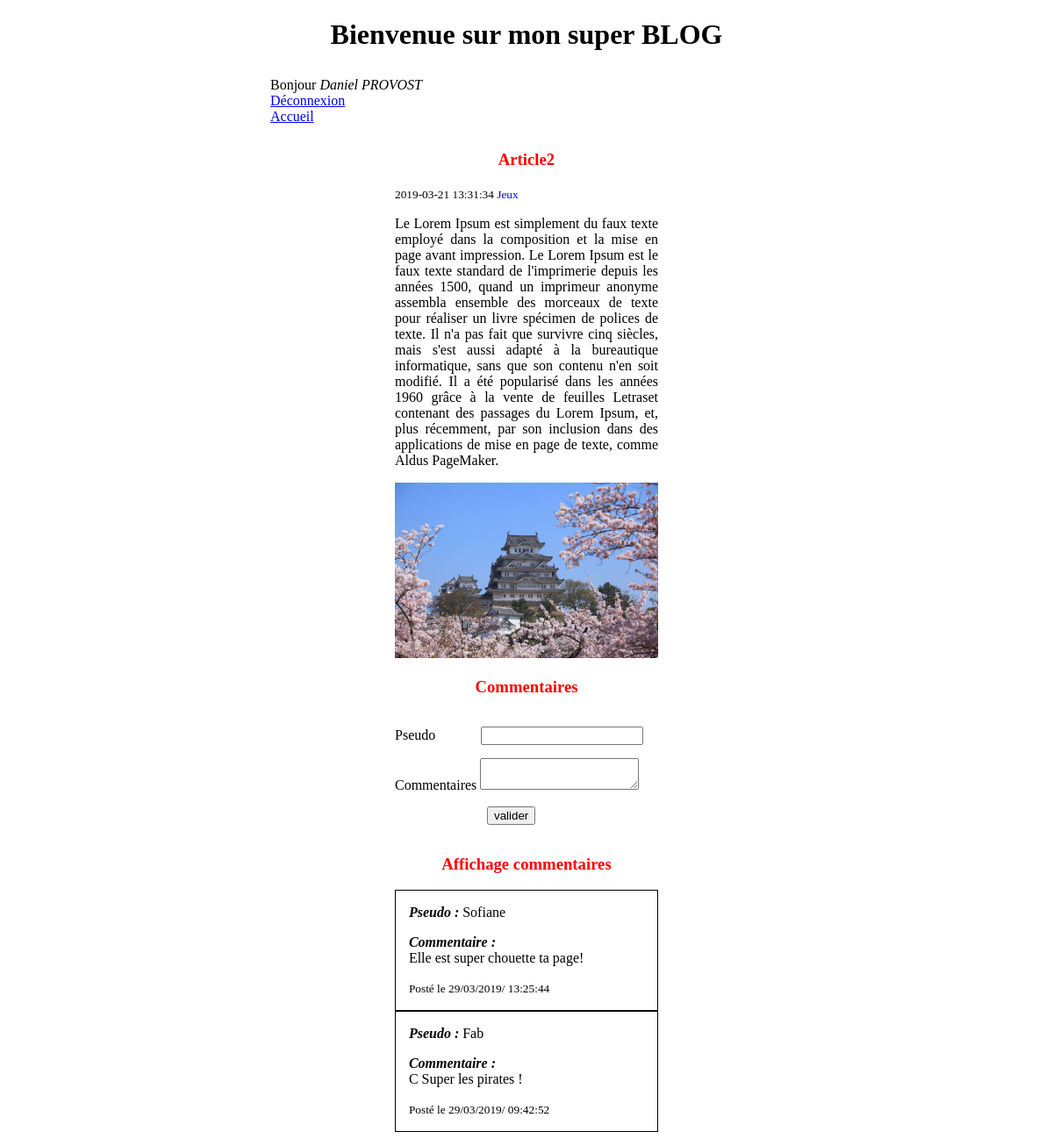
/index.php?p=post&postId=2 (signed in), run on the app's committed database.
### tables this page shows
CREATE TABLE IF NOT EXISTS `post` (
  `Id` int(11) NOT NULL AUTO_INCREMENT,
  `Title` varchar(255) NOT NULL,
  `CreatedAt` datetime NOT NULL DEFAULT CURRENT_TIMESTAMP,
  `Content` text NOT NULL,
  `Image` varchar(255) NOT NULL,
  `Category` int(11) NOT NULL,
  PRIMARY KEY (`Id`),
  KEY `Category` (`Category`)
);

CREATE TABLE IF NOT EXISTS `category` (
  `Id` int(11) NOT NULL AUTO_INCREMENT,
  `Name` varchar(255) NOT NULL,
  PRIMARY KEY (`Id`)
);

CREATE TABLE IF NOT EXISTS `comment` (
  `Id` int(11) NOT NULL AUTO_INCREMENT,
  `Nickname` varchar(255) NOT NULL,
  `CreatedAt` datetime NOT NULL DEFAULT CURRENT_TIMESTAMP,
  `Content` text NOT NULL,
  `PostId` int(11) NOT NULL,
  PRIMARY KEY (`Id`),
  KEY `PostId` (`PostId`)
);

### class/PostController.php (called while the page is built, shortened)
<?php
class PostController{
	public function index($id){
	$postmodel1 = new PostModel;
	$post = $postmodel1->getOnePost($id);
	$commentModel = new CommentModel();
	$comments = $commentModel->getCommentsByPostId($id);
	include 'views/layout.phtml';
	}
}

### class/AbstractModel.php (called while the page is built, shortened)
<?php
abstract class AbstractModel{
	function __construct(){
		$this->db = new Database();
	}
}

### class/PostModel.php (called while the page is built, shortened)
<?php
class PostModel extends AbstractModel{
public function getOnePost($id){
	$sql = 'SELECT post.Id,Title,Content,Image,CreatedAt,Name,Category FROM post INNER JOIN category ON post.Category = category.Id WHERE post.Id=?';
	return $this->db->queryOne($sql,[$id]);
}
}

### class/Database.php (called while the page is built, shortened)
<?php
class Database{
function getPDOConnection(){
	$pdo = new PDO('mysql:host='.self::DB_HOST.';dbname='.self::DB_NAME,self::DB_USER,self::DB_PASSWORD,[PDO::ATTR_ERRMODE => PDO::ERRMODE_EXCEPTION,PDO::ATTR_DEFAULT_FETCH_MODE=>PDO::FETCH_ASSOC]);
	$pdo ->exec('SET NAMES UTF8');
	return $pdo;
}
function executeQuery($sql,array $params=[]){
	$pdo = $this->getPDOConnection();
	$query=$pdo->prepare($sql);
	$query->execute($params);
	return $query;
}
function queryAll($sql,array $params=[]){
	$query = $this->executeQuery($sql,$params);
	return $query -> fetchAll();
}
function queryOne($sql,array $params=[]){
	$query = $this->executeQuery($sql,$params);
	return $query -> fetch();
}
}

### class/CommentModel.php (called while the page is built, shortened)
<?php
class CommentModel extends AbstractModel{
function getCommentsByPostId($id){
$sql = 'SELECT Nickname,CreatedAt,PostId,Content FROM comment WHERE postId=? ORDER BY CreatedAt DESC';
return $this->db->queryAll($sql,[$id]);
}
}

### views/article.phtml (the view, shortened to what this page needs)
<ul>
	<li>
		<article>
			<h3>
				<?php echo $post['Title']; ?>
			</h3>
			<small>
				<?php	echo $post['CreatedAt']; ?>
			</small>
			<small class='blue'>
				<?php	echo $post['Name']; ?>
			</small>
			<p>
				<?php	echo $post['Content']; ?>
			</p>
			<?php if(!empty($post['Image'])){ ?>
			<img src='image/
				<?php  echo $post['Image']; ?>' alt=''/>
			<?php } ?>
		</article>
	</li>
</ul>
<div id='form'>
	<h3>Commentaires</h3>
	<form method='POST' action ='index.php?p=addComment&postId=<?= $id ;?>'>
	<label for='nickname'>Pseudo</label>
	<input type='text' name='nickname' Id='nickname'>
	<label for='content'>Commentaires</label>
	<textarea id='content' name='content'></textarea>
	<input type='submit' value='valider'>
	</form>
	<h3>Affichage commentaires</h3>
		<p>
		<?php foreach($comments as $comment){ ?>
		<div id='form1'>
		<p><em><strong>Pseudo :</em></strong>
			<?php	echo $comment['Nickname']; ?>
		</p>
		<p><em><strong>Commentaire :</em></br></strong>
			<?php	echo $comment['Content']; ?>
		</p>
		<small>
				<p>Posté le <?= (new DateTime($comment['CreatedAt']))->format('d/m/Y/ H:i:s'); ?>
		</small></br>
		</div>
		<?php } ?>
		</p>
</div>

### views/main.css (style rules this page uses)
html { width:600px; height:auto; margin:0 auto; }
ul { padding:0; }
h1, h2, h3 { text-align:center; }
li { list-style-type:none; }
h3 { color:red; }
p { width:300px; text-align:justify; }
article { width:300px; margin:0 auto; }
article img { width:300px; height:200px; }
.blue { color:blue; }
#form { width:300px; margin:0 auto; }
#nickname { margin-left:16%; }
#form { margin:0 auto; }
#form input { margin-top: 5%; margin-bottom:5%; }
#form input:last-child { margin-left :35%; }
#form1 { border:1px solid black; }
#form1 p { margin-left:5%; }

### data on the page
post: Title "Article2", CreatedAt "2019-03-21 13:31:34", category.Name "Jeux", Content "Le Lorem Ipsum est simplement du faux texte employé dans la composition et la mise en page avant impression. Le Lorem Ipsum est le faux texte standard de l'imprimerie depuis les années 1500, quand un imprimeur anonyme assembla ensemble des morceaux de texte pour réaliser un livre spécimen de polices de texte. Il n'a pas fait que survivre cinq siècles, mais s'est aussi adapté à la bureautique informatique, sans que son contenu n'en soit modifié. Il a été popularisé dans les années 1960 grâce à la vente de feuilles Letraset contenant des passages du Lorem Ipsum, et, plus récemment, par son inclusion dans des applications de mise en page de texte, comme Aldus PageMaker.", Image (picture)
comment: Nickname "Sofiane", Content "Elle est super chouette ta page!", CreatedAt "29/03/2019/ 13:25:44"
comment: Nickname "Fab", Content "C Super les pirates !", CreatedAt "29/03/2019/ 09:42:52"

### other printed values
$userSession->getUserName() "Daniel PROVOST"
